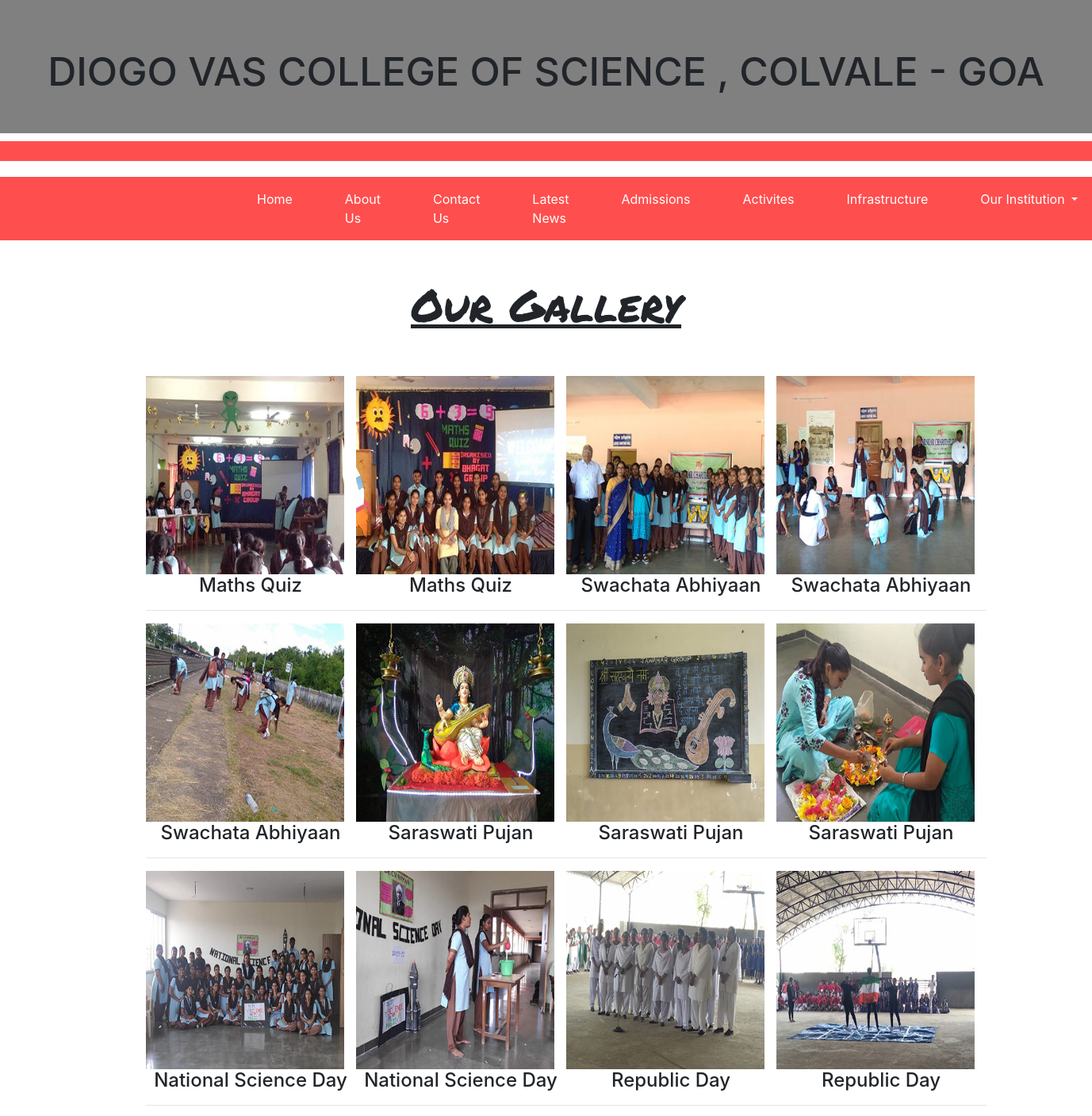
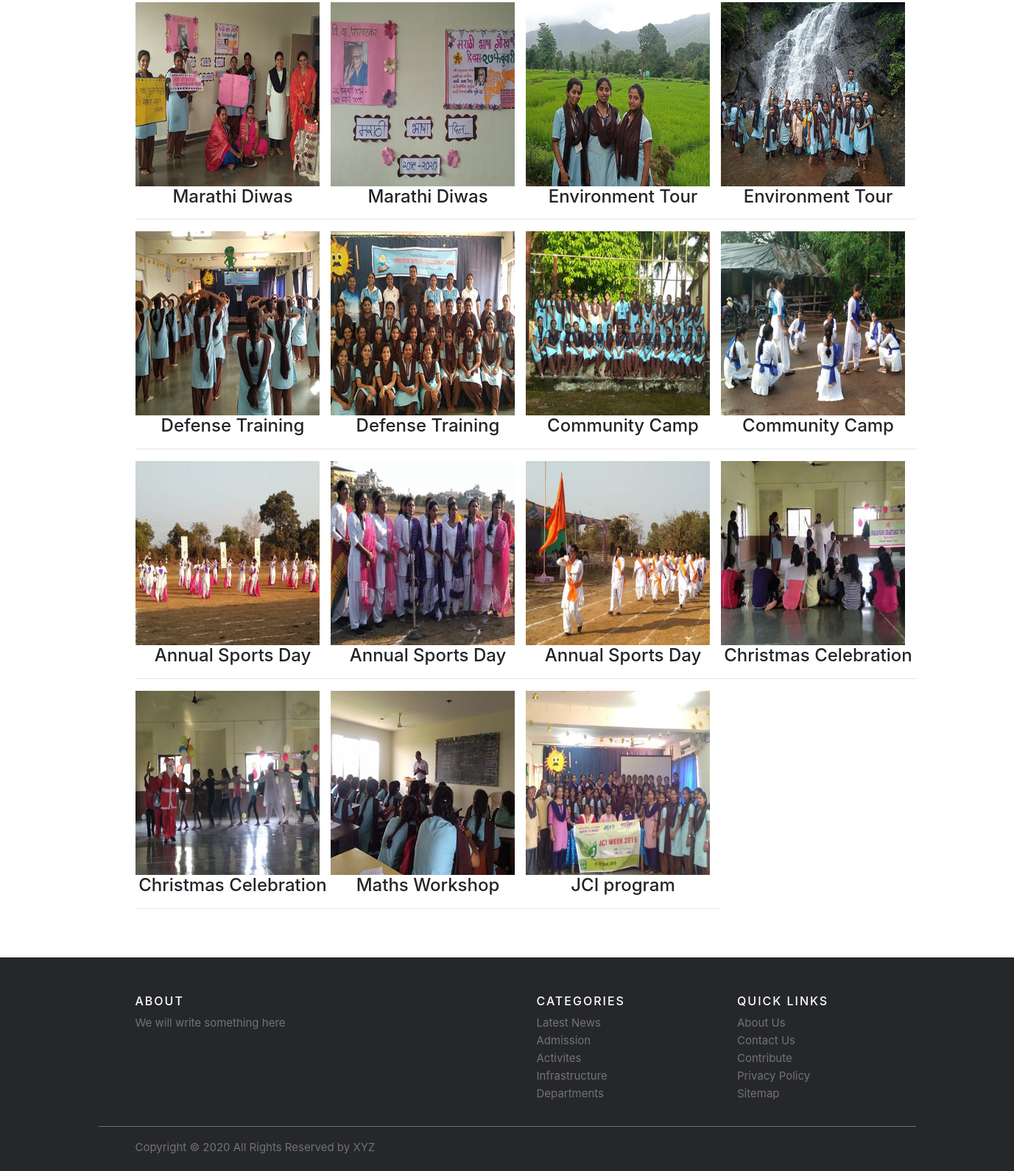
The page /gallery on the database its author committed (2 pictures, top to bottom).
### home/models.py (models this page shows)
class Gallery(models.Model):
    Img_title = models.CharField(max_length=100,null=True)
    Image = models.ImageField(upload_to='images/')

### home/views.py (the view)
# urls.py: path("gallery",views.gal,name='gallery'),
def gal(request):
    resultsdisplay = Gallery.objects.all()
    return render(request,'gallery.html',{'Gallery': resultsdisplay})

### templates/gallery.html (shortened to what this page needs)
{% extends 'base.html' %}
{% block body %}
<div class="py-5">
    <u class="fin"><h1 class="text-center display-4">Our Gallery</h1></u>
    </div>
<div class="container ">
<div class="row no-gutters gallerys">
{% for results in Gallery %}
<div class="col-lg-3 col-md-4 col-sm-6 col-12 ">
<a href="{{results.Image.url }}" target="_blank">
<img src="{{results.Image.url }}" alt="{{results.Image.url }}" title="{{results.Image.url }}" height="250" width="250"  ><br>
</a>
<h4 class="text-center">{{results.Img_title}} <br></h4>
<hr>
</div>
{% endfor %}
</div>
</div>
{% endblock body %}

### templates/base.html (shortened to what this page needs)
<!doctype html>
<html lang="en">
  <head>
    <link rel="stylesheet" href="https://cdnjs.cloudflare.com/ajax/libs/font-awesome/4.7.0/css/font-awesome.min.css">
    <link rel="stylesheet" href="https://stackpath.bootstrapcdn.com/bootstrap/4.5.2/css/bootstrap.min.css">
    <link rel="stylesheet" href="/bootstrap-4.5.2-dist/css/bootstrap.css" />
<link rel="stylesheet" href="https://maxcdn.bootstrapcdn.com/bootstrap/4.5.2/css/bootstrap.min.css">
<link rel="stylesheet" type="text/css" href="https://cdn.tutorialjinni.com/magnific-popup.js/1.1.0/magnific-popup.min.css" />
  </head>
  <body>
    <header>
        <div class="title">
          <h1 style=" font-size: 50px;">DIOGO VAS COLLEGE OF SCIENCE , COLVALE - GOA</h1>
        </div>
    </header>
    <div class="red-strip" style="background-color:  rgb(255, 78, 78);
        height: 25px;
    margin-top: 10px;">
    </div>
    <div class="navBar" >
    <nav class="navbar navbar-expand-lg navbar-light bg-red">
      <div class="collapse navbar-collapse" id="navbarNavDropdown">
        <ul class="navbar-nav"
        style=" margin-left: 250px;">
          <li class="nav-item active" >
            <a class="nav-link" href="/" style="color: white;">Home <span class="sr-only">(current)</span></a>
          </li>
          <li class="nav-item" >
            <a class="nav-link" href="/about"  style="color: white;">About Us</a>
          </li>
          <li class="nav-item">
            <a class="nav-link" href="/manage" style="color: white;">Contact Us</a>
          </li>
          <li class="nav-item">
            <a class="nav-link" href="/LatestNews" style="color: white;">Latest News</a>
          </li>
          <li class="nav-item" >
            <a class="nav-link" href="/admission" style="color: white;" >Admissions</a>
          </li>
          <li class="nav-item" >
            <a class="nav-link" href="/activities" style="color: white;">Activites</a>
          </li>
          <li class="nav-item">
            <a class="nav-link" href="/infrastructure" style="color: white;">Infrastructure</a>
          </li>
          <li class="nav-item dropdown" style="color: white;">
            <a class="nav-link dropdown-toggle" href="#" id="navbarDropdownMenuLink" role="button" data-toggle="dropdown" aria-haspopup="true" aria-expanded="false" style="color: white;">
             Our Institution
            </a>
          </li>
        </ul>
      </div>
    </nav>
    </div>
{% block body %} {% endblock body %}
<footer class="site-footer">
  <div class="container">
    <div class="row">
      <div class="col-sm-12 col-md-6">
        <h6>About</h6>
        <p class="text-justify">We will write something here</p>
      </div>
      <div class="col-xs-6 col-md-3">
        <h6>Categories</h6>
        <ul class="footer-links">
          <li><a href="#">Latest News</a></li>
          <li><a href="#" >Admission</a></li>
          <li><a href="#" >Activites</a></li>
          <li><a href="#" >Infrastructure</a></li>
          <li><a href="#">Departments</a></li>
        </ul>
      </div>
      <div class="col-xs-6 col-md-3">
        <h6>Quick Links</h6>
        <ul class="footer-links">
          <li><a href="#">About Us</a></li>
          <li><a href="#">Contact Us</a></li>
          <li><a href="#">Contribute</a></li>
          <li><a href="#">Privacy Policy</a></li>
          <li><a href="#">Sitemap</a></li>
        </ul>
      </div>
    </div>
    <hr>
  </div>
  <div class="container">
    <div class="row">
      <div class="col-md-8 col-sm-6 col-xs-12">
        <p class="copyright-text" style="margin:0">Copyright &copy; 2020 All Rights Reserved by XYZ
        </p>
      </div>
      <div class="col-md-4 col-sm-6 col-xs-12">
      </div>
    </div>
  </div>
</footer>
  </body>
</html>

### templates/base.html (style rules this page uses)
.title { text-align: center; padding-top: 60px; padding-bottom: 40px; background-color: gray; }
.navbar-nav { margin-left: 250px; }
.navBar { background-color: #ff4e4e;; margin-top: 20px; }
.nav-item { margin-left: 50px; }
.row { padding-left: 50px; }
footer { background-color: #333; }
.site-footer { background-color:#26272b; padding:45px 0 20px; font-size:15px; line-height:24px; color:#737373; margin-top: 50px; }
.site-footer hr { border-top-color:#bbb; opacity:0.5 }
.site-footer h6 { color:#fff; font-size:16px; text-transform:uppercase; margin-top:5px; letter-spacing:2px }
.site-footer a { color:#737373; }
.footer-links { padding-left:0; list-style:none }
.footer-links li { display:block }
.footer-links a { color:#737373 }
.copyright-text { margin:0 }
.row { display: flex; }
body div.py-5 h1.display-4 { font-family: 'Permanent Marker', cursive; }

### rows shown on the page
Gallery: Image (picture), Img_title "Maths Quiz"
Gallery: Image (picture), Img_title "Maths Quiz"
Gallery: Image (picture), Img_title "Swachata Abhiyaan"
Gallery: Image (picture), Img_title "Swachata Abhiyaan"
Gallery: Image (picture), Img_title "Swachata Abhiyaan"
Gallery: Image (picture), Img_title "Saraswati Pujan"
Gallery: Image (picture), Img_title "Saraswati Pujan"
Gallery: Image (picture), Img_title "Saraswati Pujan"
Gallery: Image (picture), Img_title "National Science Day"
Gallery: Image (picture), Img_title "National Science Day"
Gallery: Image (picture), Img_title "Republic Day"
Gallery: Image (picture), Img_title "Republic Day"
Gallery: Image (picture), Img_title "Marathi Diwas"
Gallery: Image (picture), Img_title "Marathi Diwas"
Gallery: Image (picture), Img_title "Environment Tour"
Gallery: Image (picture), Img_title "Environment Tour"
Gallery: Image (picture), Img_title "Defense Training"
Gallery: Image (picture), Img_title "Defense Training"
Gallery: Image (picture), Img_title "Community Camp"
Gallery: Image (picture), Img_title "Community Camp"
Gallery: Image (picture), Img_title "Annual Sports Day"
Gallery: Image (picture), Img_title "Annual Sports Day"
Gallery: Image (picture), Img_title "Annual Sports Day"
Gallery: Image (picture), Img_title "Christmas Celebration"
Gallery: Image (picture), Img_title "Christmas Celebration"
Gallery: Image (picture), Img_title "Maths Workshop"
Gallery: Image (picture), Img_title "JCI program"
